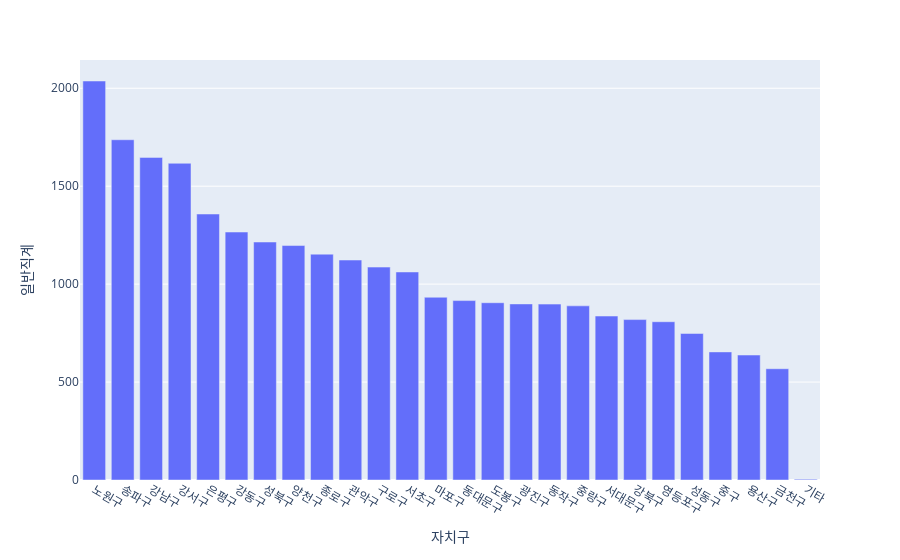

Source (notebook cell):
### Markdown cell above
`1` 자치구별 일반직계 합산 확인

### Code cell
c_table.groupby("자치구", as_index = False)[["일반직계"]].sum().sort_values("일반직계",ascending = False).\
                    plot(x = "자치구", y = "일반직계", kind = "bar", backend = "plotly")

### Figure 1 — Plotly figure (JSON) as saved in the notebook; plotly's stock layout.template omitted (floating-point values rounded to 4 significant figures)
{"data": [{"alignmentgroup": "True", "hovertemplate": "자치구=%{x}<br>일반직계=%{y}<extra></extra>", "legendgroup": "", "marker": {"color": "#636efa", "pattern": {"shape": ""}}, "name": "", "offsetgroup": "", "orientation": "v", "showlegend": false, "textposition": "auto", "type": "bar", "x": ["노원구", "송파구", "강남구", "강서구", "은평구", "강동구", "성북구", "양천구", "종로구", "관악구", "구로구", "서초구", "마포구", "동대문구", "도봉구", "광진구", "동작구", "중랑구", "서대문구", "강북구", "영등포구", "성동구", "중구", "용산구", "금천구", "기타"], "xaxis": "x", "y": [2037, 1737, 1647, 1617, 1358, 1266, 1215, 1197, 1153, 1123, 1087, 1062, 933, 916, 905, 899, 898, 889, 837, 819, 808, 748, 654, 638, 568, 4], "yaxis": "y"}], "layout": {"autosize": true, "barmode": "relative", "legend": {"tracegroupgap": 0}, "margin": {"t": 60}, "xaxis": {"anchor": "y", "autorange": true, "domain": [0, 1], "range": [-0.5, 25.5], "title": {"text": "자치구"}, "type": "category"}, "yaxis": {"anchor": "x", "autorange": true, "domain": [0, 1], "range": [0, 2144.0], "title": {"text": "일반직계"}, "type": "linear"}}}
